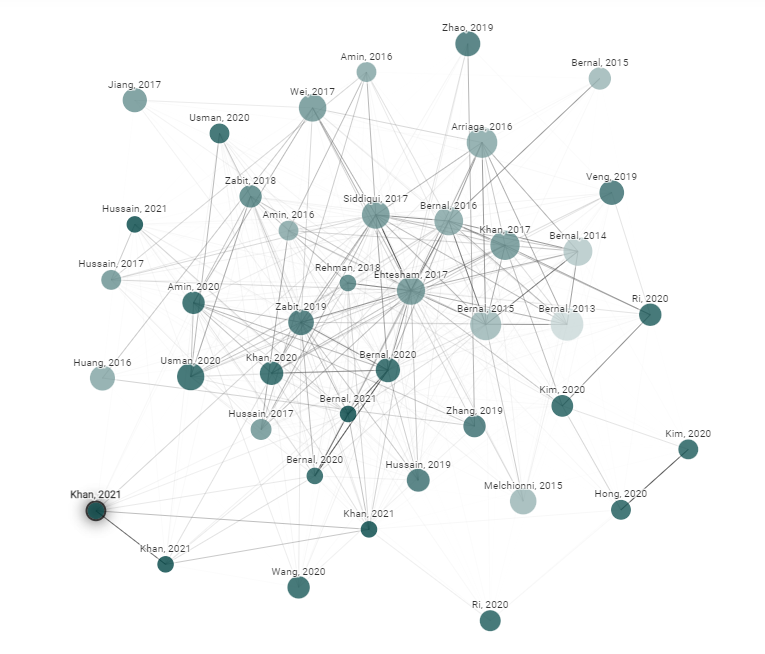
#> input picture graph.PNG, 765 x 654 px, found by its file name
$ jupyter execute fundamental_line_detect_erosion_houghLine.ipynb
#> lines starting #> are read from the running program, lines starting #| are printed output that depends on the picture; after the words box and inside, x2 and y2 are one past the last pixel; in counts of white or black regions, pixels touching at a corner belong together
[cell 1]
import cv2
import numpy as np
import matplotlib.pyplot as plt
import matplotlib.lines as mlines


# Reading the input image
img = cv2.imread('graph.png')
#> img is the input picture: shape (654, 765, 3); mean B, G, R 247.3, 247.2, 246

# convert to grayscale
grayscale = cv2.cvtColor(img, cv2.COLOR_BGR2GRAY)


imager=cv2.imread('graph.png',0)
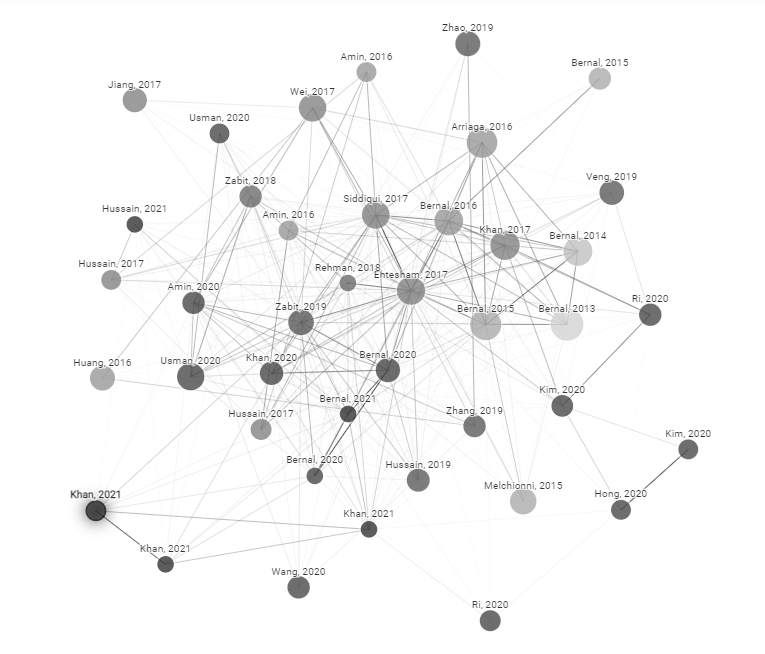
#> imager: shape (654, 765); min 27, max 255, mean 246.9
size1=2
gauss_kernel = np.ones((size1,size1),np.float32)/(size1*size1)
imager = cv2.filter2D(imager,-1,gauss_kernel)

size2=2
eros_kernel = np.ones((size2,size2), np.uint8)
img_erosion = cv2.erode(imager, eros_kernel, iterations=2)
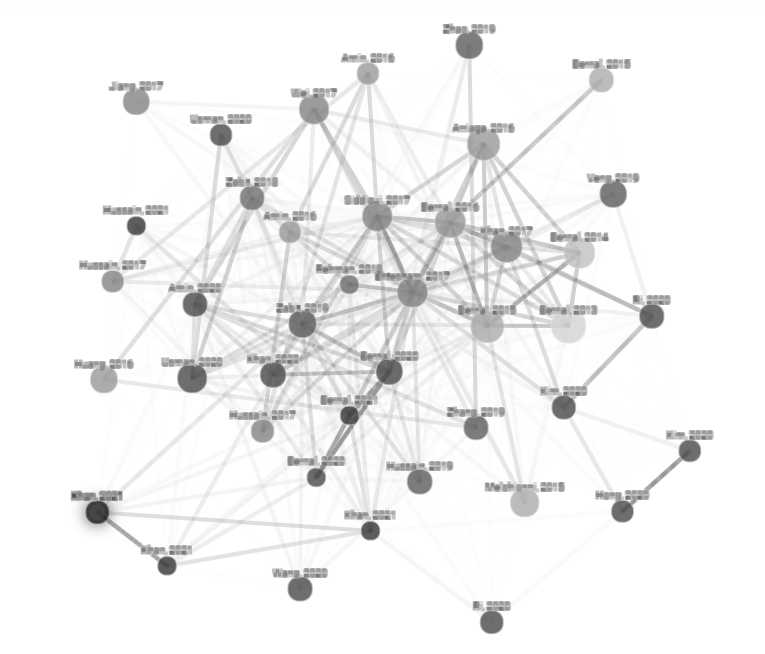
#> img_erosion: shape (654, 765); min 46, max 255, mean 241.9

#-------------------------------------------------------
imager=img_erosion
for i in range(imager.shape[0]):
    for j in range(imager.shape[1]):
        if imager[i,j]<=60:
            imager[i,j]=255
#> imager: shape (654, 765); 0.03% of pixels changed, all inside (x1, y1, x2, y2) = (87, 502, 108, 523)
size3=2
fin_gauss_kernel = np.ones((size3,size3),np.float32)/(size3*size3)
imager = cv2.filter2D(imager,-1,fin_gauss_kernel)


# perform edge detection
edges = cv2.Canny(imager, 10, 10)
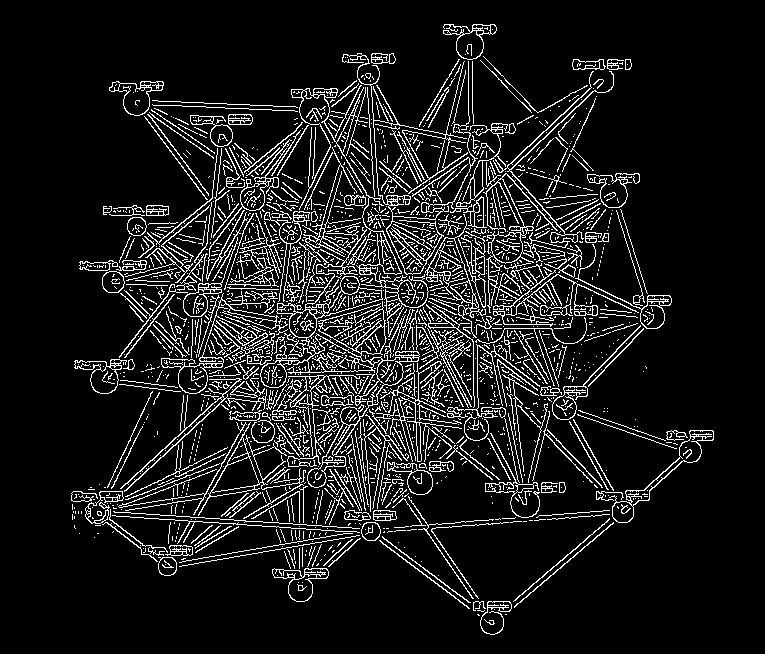
#> edges: shape (654, 765); 10.3% white in thin lines or dots, all inside (x1, y1, x2, y2) = (71, 24, 714, 635)

# detect lines in the image using hough lines technique
lines = cv2.HoughLinesP(edges, 1, np.pi/180, 60, np.array([]), 50, 5)
#> lines = 220 rows, first 6: [444, 238, 511, 171], [500, 172, 599, 79], [338, 329, 389, 281], [339, 404, 399, 344], [289, 395, 348, 336], [94, 522, 148, 468]

# iterate over the output lines and draw them
num_lines=0
for line in lines:
    for x1, y1, x2, y2 in line:
        cv2.line(grayscale, (x1, y1), (x2, y2), (20, 220, 20), 3)
        num_lines+=1
#> this loop made 220 passes
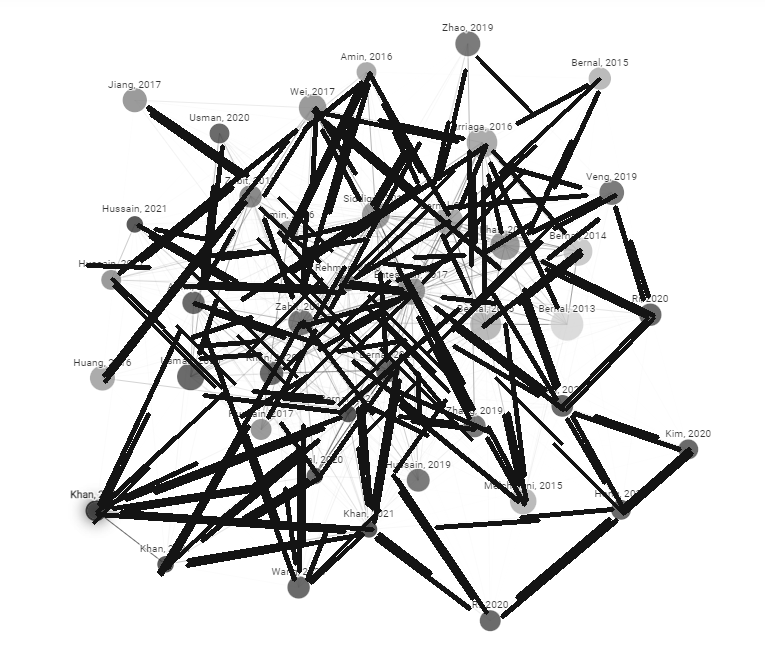
#> grayscale: shape (654, 765); min 20, max 255, mean 208
#> after the loop, num_lines = 220

print("Number of Lines Detected: ", num_lines)
#| Number of Lines Detected:  220
fig1 = plt.gcf()
plt.title("Number of Edges detected: "+ str(num_lines))
plt.imshow(grayscale)
plt.show()
fig1.savefig('graph_edges_detected.jpg',dpi=1000, bbox_inches='tight')
